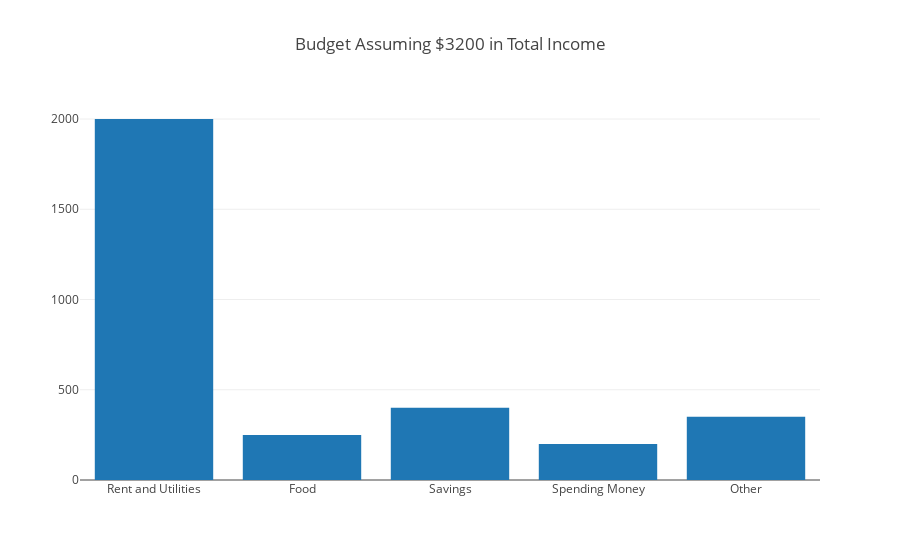

Notebook code cell kept with this figure:
### Markdown cell above
It is important to understand that though this is an example of a percentage distribution, your budget would be tuned to your needs and circumstances. It may also have more components. Another way you could divide up your income is by alloting a fixed dollar amount for each expense.

### Code cell
# Run this code to display the graph.

import src.chart as sc
sc.bar()

### Figure 1 — Plotly figure (JSON) as saved in the notebook; plotly's stock layout.template omitted (floating-point values rounded to 4 significant figures)
{"data": [{"type": "bar", "uid": "abaedb7c-9cdf-11e8-b412-28cfe9142f7f", "x": ["Rent and Utilities", "Food", "Savings", "Spending Money", "Other"], "y": [2000, 250, 400, 200, 350]}], "layout": {"title": "Budget Assuming $3200 in Total Income"}}
